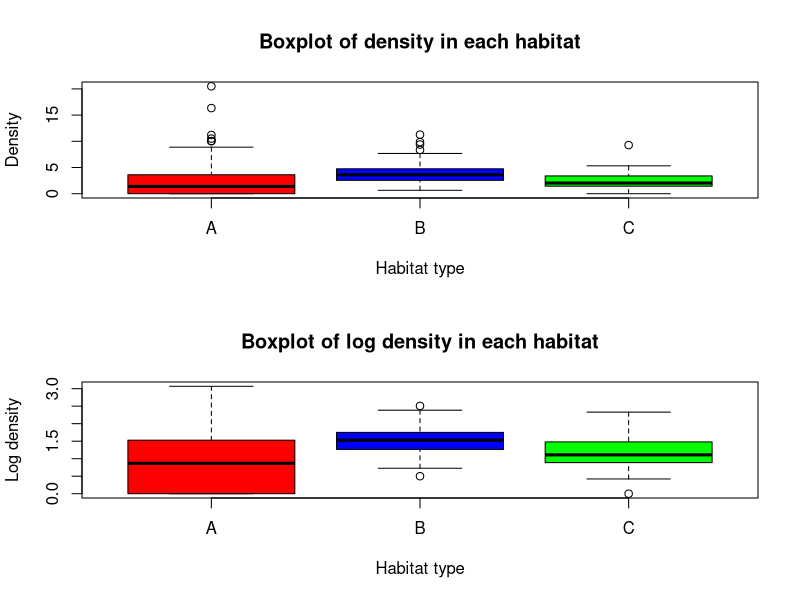
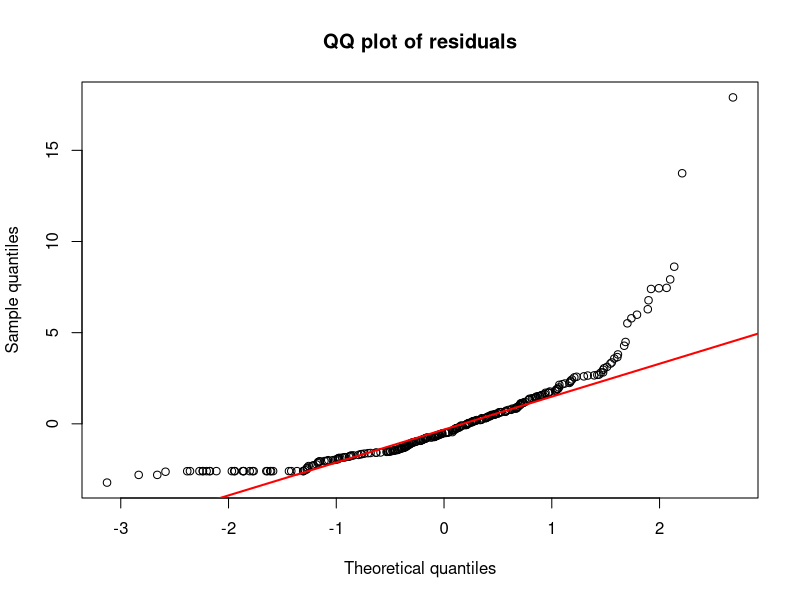

Write the R code that produced these figures, in order.
## Question 1: Wild Life Population Density

#a

#Initializing the environment
setwd("~/Desktop/Statistical Computing/CW/Statistical-Computing-CW1")
eco.df <- read.table("ecoStudy.txt",header = T)

#Turning habitat variable into factor to allow for plotting and analysis of that variable
eco.df$habitat <- factor(eco.df$habitat,levels=c("A","B","C"),labels=c("A","B","C"))
attach(eco.df)

#i
round(min(density),3)
#minimum density is 0

#Selecting 1st quantile from the density column of eco-study dataset
round(quantile(density)[[2]],3)
#1st quantile of density is 1.413 to (3 d.p.)

round(median(density),3)
#Median of density is 2.744 (3 d.p.)

#Selecting 3rd quantile
round(quantile(density)[[4]],3)
#3rd quantile of density is 4.193 (3 d.p.)

#Selecting 3rd quantile
round(quantile(density)[[4]],3)
#3rd quantile of density is 4.193 (3 d.p.)

#ii
table(habitat)
#For habitat A, B and C there are 100, 125 and 75 observations in each respectively

#b

#Creating new column in eco-study dataframe which is log of density+1
eco.df$logDensity <- log(density + 1)
attach(eco.df)

#Saving plot created below to pdf file called Boxplot.pdf into current directory (set at start up)
pdf(file="Boxplot.pdf")

#Creating graphic of side by side box plots
par(mfrow=c(2,1))

boxplot(density~habitat,
        main="Boxplot of density in each habitat",
        xlab="Habitat type",
        ylab="Density",
        col=c("red","blue","green"))

boxplot(logDensity~habitat,
        main="Boxplot of log density in each habitat",
        xlab="Habitat type",
        ylab="Log density",
        col=c("red","blue","green"))

dev.off()

#c

#i
#Creating vectors to store the observed densities of each habitat type
density.A <- density[habitat=="A"]
density.B <- density[habitat=="B"]
density.C <- density[habitat=="C"]

#calculating the denominator of F statistic
F.stat.denom <- (sum((density.A-mean(density.A))^2)+
                   sum((density.B-mean(density.B))^2)+
                   sum((density.C-mean(density.C))^2))/(300-3)

#calculating the numerator of F statistic
F.stat.numerator <- ((100*((mean(density.A)-mean(density))^2))+
                       (125*((mean(density.B)-mean(density))^2))+
                       (75*((mean(density.C)-mean(density))^2)))/2

#Calculating the F statistic
F.stat <- F.stat.numerator/F.stat.denom
#F statistic is 10.5 to 3 s.f.

#ii
#Finding p-value, as pf is probability that x from a RV X~F_{2}{297} is less than F.stat value the probability to be equal or larger is 1-pf
1-pf(F.stat,2,297)
#p-value is 0.0000400 to 3 s.f.

#d
#First, I create a function to calculate the numerator and denominator for one habitat type
F.stat <- function(vec=NULL){
  
  numerator<-(length(vec)*(mean(vec)-mean(density))^2)/2
  denominator<-(sum((vec-mean(vec))^2))/(300-3)
  
  #Storing in a list so can extract both values from the function output
  output <- list("num"=numerator,"den"=denominator)
  
  return(list("num"=numerator,"den"=denominator))
}

#Applying the function to each habitat type separately using the tapply function
tapply.out.Fstat<-tapply(density,habitat,FUN=F.stat)

#Calculating the F statistic by extracting and summing the numerator and denominator parts of the tapply output
tapply.F.stat<-sum(c(tapply.out.Fstat$A$num,tapply.out.Fstat$B$num,tapply.out.Fstat$C$num))/
  sum(c(tapply.out.Fstat$A$den,tapply.out.Fstat$B$den,tapply.out.Fstat$C$den))
#The answer is 10.5 (3 s.f.) as before

#e
#Function to calculate the residuals for one habitat
residual.func<- function(x){
  
  residuals <- x-mean(x)
  
  return(residuals)
}

#Calculating residuals for each habitat using tapply
residuals.list <- tapply(density, habitat, residual.func)
#Extracting residuals values from list and putting into a vector
residuals<-c(residuals.list$A,residuals.list$B,residuals.list$C)

pdf(file="QQ plot.pdf")
#Creating QQ plot
sorted.residuals<-sort(residuals)
sorted.normal.dist<-sort(rnorm(300))

plot(x=sorted.normal.dist,y=sorted.residuals,
     xlab="Theoretical quantiles",
     ylab="Sample quantiles",
     main="QQ plot of residuals")
#Adding in reference line
qqline(residuals, col = "red", lwd = 2)

#Viewing the QQ plot the tails diverge from the line (especially the upper tail which diviates significantly) 
#and the shape has a slight U. This gives evidence that the normality assumption has not been satisfied

dev.off()

detach(eco.df)
#----------------------------------------------------------------------------------------------------# 
## Question 2: Mixture Models

#a
calcLogMix2Gamma <- function(x,alpha,beta,p){
  
  #checking input argument are valid 
  #(note check numeric before using setequal so dont non-numeric input error)
  if(is.numeric(x)==F || setequal(x,abs(x))==F){
    stop("x is not a numeric vector of only positive values")
    
  }else if(length(alpha)!=2 || is.numeric(alpha)==F || setequal(alpha,abs(alpha))==F){
    stop("alpha needs to a numeric vector of length 2 of positive values")
    
  }else if(length(beta)!=2 || is.numeric(beta)==F || setequal(beta,abs(beta))==F){
    stop("beta needs to a numeric vector of length 2 of positive values")
    
  }else if(is.numeric(p)==F || length(p)!=1 || p>1 || p<0){
    stop("p must be a single numeric value between 0 and 1 inclusive")
  }
  
  #calculating the pdf for each value of x using the provided formula
  prob.dist<-p*(x^(alpha[1]-1)*exp(-beta[1]*x)*beta[1]^alpha[1])/gamma(alpha[1])+
    (1-p)*(x^(alpha[2]-1)*exp(-beta[2]*x)*beta[2]^alpha[2])/gamma(alpha[2])
  
  #calculating the log of the joint probability distribution
  log.prob.dist <- log(prod(prob.dist))
  
  return(log.prob.dist)
}

#c
#Creating arguments for calcLogMix2Gamma function
x <- c(0.06, 2.32, 4.81, 0.02, 2.33, 2.18, 0.83, 2.45, 2.10, 3.27)
alpha <- c(0.5, 6)
beta <- c(0.5, 2.5)
p <- 0.35

#Using calcLogMixGamma function with required inputs and rounding to 3 d.p.
round(calcLogMix2Gamma(x,alpha,beta,p),3)

#The log of the joint pdf is -13.928 (to 3 d.p.) using the parameters and observed values above
#-------------------------------------------------------------------------------------------------#
## Question 3: Riemann Integration
#a
smoothCurve <- function(x,alpha,beta,p,q,k){
  #To calculate g(x) I split up the term to allow for easier manual 
  #checking of values and reduce errors due to missing a bracket
  
  #calculating numerator and denominator in log term of g(x) function
  numerator <- (gamma(x+beta)^k)*(p^alpha)*(q^beta)
  denominator <- (gamma(alpha)^k)*(gamma(beta)^k)
  
  #combining parts of g(x) to calculate value of g(x)
  g <- sin((1/(2*alpha))*log(numerator/denominator))
  
  return(g)
}

#b
calcMidRiemannLoop <- function(xVec,alpha,beta,p,q,k){
  #setting up vector to store areas of each (x_{i-1},x_{i}) segment
  interval.area<-rep(0,length(xVec)-1)
  
  #loop to calculate the area in each interval
  #As we are told that the x intercept is not crossed in any interval we do not need to worry about 
  #having to split the area into 2 and calculating the area separately for part above and below x-axis
  
  for (i in 2:length(xVec)){
    #Calculating x input for g(x) function
    x <- (xVec[i]+xVec[i-1])/2
    
    #using equation 6 with absolute value as area cannot be negative
    interval.area[i-1] <- abs((xVec[i]-xVec[i-1])*smoothCurve(x,alpha,beta,p,q,k))
  }
  
  #Calculating total area by summing areas within each segment
  approx.area <- sum(interval.area)
  
  return(approx.area)
}

#c
calcMidRiemann <- function(xVec,alpha,beta,p,q,k){
  #Checking xVec argument
  if (is.numeric(xVec)==F || length(xVec)<2 || setequal(xVec,sort(xVec)==F)){
    stop("xVec argument must be numeric, of length greater than 1 with values in
         increasing order")
    
  }else if (length(alpha)>1 || is.numeric(alpha)==F || alpha<=0){
    stop("alpha must be a single positive numeric value")
    
  }else if (length(beta)>1 || is.numeric(beta)==F || beta<=0){
    stop("beta must be a single positive numeric value")
    
  }else if (length(p)>1 || is.numeric(p)==F){
    stop("p must be a single numeric value")
    
  }else if (length(k)>1 || is.numeric(k)==F){
    stop("k must be a single numeric value")
    
  }else if (length(q)>1 || is.numeric(q)==F){
    stop("q must be a single numeric value")
  }
  #Creating vector containing the intervals which we need to calculate the area of
  interval.region<-xVec[-1]-xVec[1:length(xVec)-1]
  
  #values of x to input into g(x) for each of the corresponding intervals
  g.func.input <-(xVec[-1]+xVec[1:length(xVec)-1])/2
  
  #calculating each intervals approximate area using equation (6) without summation
  interval.area <- abs(interval.region*smoothCurve(g.func.input,alpha,beta,p,q,k))
  
  #summing individual areas to find total area 
  approx.area <- sum(interval.area)
  
  return(approx.area)
}
#e
#Creating vector of intervals as specified
xVec <- seq(from=2,to=8,by=0.01)

round(calcMidRiemann(xVec,2.1,0.5,3,6,2),3)
#The approximate area using middle Riemann sum is 4.316 to 3 d.p.

#f
calcMidRiemannAreas <- function(xSeqList,alpha,beta,p,q,k){
  #Using sapply to apply calcMidRiemann function to each list element and return each calculated area as an element of a vector
  vector.of.areas <- sapply(xSeqList,calcMidRiemann,alpha=alpha,beta=beta,p=p,q=q,k=k)
  
  #Summing areas calculated for each list element to find total area
  total.area<-sum(vector.of.areas)
  
  return(total.area)
}

#g
#creating list of sequences as defined in question
xSeqList <- list(seq(from=3.5,to=8,by=0.01),seq(from=2,to=4.3,by=0.1),seq(from=1.07,to=9.012,by=0.001))

round(calcMidRiemannAreas(xSeqList,1.9,0.75,2.15,7,1.65),3)
#Total area is 10.847 to 3 d.p.

#-------------------------------------------------------------------------------------------------#
## Question 4: Hidden Markov Model
#a
weatherSeqProb <- function(weatherSeq,trProbs,initProbs){
  
  #Setting up vector to store each transition probability in
  transition.prob<-rep(0,length(weatherSeq))
  
  #Finding initial probability of chosen sequence
  if (weatherSeq[1]=="s"){
    transition.prob[1] <- initProbs[1]
  }else if (weatherSeq[1]=="c"){
    transition.prob[1]  <- initProbs[2]
  }else if (weatherSeq[1]=="r"){
    transition.prob[1]  <- initProbs[3]
  }
  #Assigning numeric values to weather sequence letters to be able to call indexes of matrix
  weatherSeq.numeric <- ifelse(weatherSeq=="s",1,ifelse(weatherSeq=="c",2,3))
  
  for (i in 2:length(weatherSeq)){
    #trProbs[i,j] is the probability to go from state i to state j and
    #i-1 in weatherSeq is last state and i is current state, thus can use
    #wetherSeq.numeric to access the transitional probability
    transition.prob[i] <- trProbs[weatherSeq.numeric[i-1],weatherSeq.numeric[i]]
  }
  
  #Calculating log total probability
  total.prob.log <- log(prod(transition.prob))
  
  return(total.prob.log)
}

#b
weatherSeq <- c("c","s","c","r","s","s")
trProbs <- matrix(c(0.5,0.4,0.1,0.33,0.35,0.32,0.3,0.3,0.4),nrow=3,ncol=3,byrow = T)
initProbs <- c(0.45,0.25,0.3)

round(weatherSeqProb(weatherSeq,trProbs,initProbs),3)
#log probability of weather sequence is -6.448 (3 d.p.)

#c
weatherColourProbs <- function(colourSeq,emitProbs,weatherSeq,trProbs,initProbs){
  #We can rearrange the probabilities 
  
  #calculate probabilities for weather sequence as before
  total.weather.prob <- exp(weatherSeqProb(weatherSeq,trProbs,initProbs))
  
  #Creating numeric vectors of weather and jacket sequence
  weatherSeq.numeric <- ifelse(weatherSeq=="s",1,ifelse(weatherSeq=="c",2,3))
  colourSeq.numeric <- ifelse(colourSeq=="B",1,2)
  
  #Creating vector to store the probabilities of selecting the ith jacket colour  
  #given the ith weather condition in the sequence
  colour.trans.prob <- rep(0,length(colourSeq))
  for (i in 1:length(colourSeq)){
    #Storing prob of selecting the jacket in the ith sequence position for the ith weather condition in the sequence
    colour.trans.prob[i] <- emitProbs[weatherSeq.numeric[i],colourSeq.numeric[i]]  
  }
  
  #calculating total probability of observing sequence of weather and jacket colour
  total.prob <- total.weather.prob*prod(colour.trans.prob)
  
  log.total.prob <- log(total.prob)
  return(log.total.prob)
}

#d
#Setting up arguments to input into function
weatherSeq <- c("r","s","c","r","c","r","s","s")
colourSeq <- c("B","W","W","B","B","W","W","W")
initProbs <- c(0.35,0.45,0.2)
trProbs <- matrix(c(0.55,0.25,0.2,0.25,0.35,0.4,0.2,0.15,0.65),nrow=3,ncol=3,byrow = T)
emitProbs <- matrix(c(0.2,0.8,0.55,0.45,0.9,0.1),nrow=3,ncol=2,byrow = T)

round(weatherColourProbs(colourSeq,emitProbs,weatherSeq,trProbs,initProbs),3)
#Answer is -15.121 (3 d.p.)
